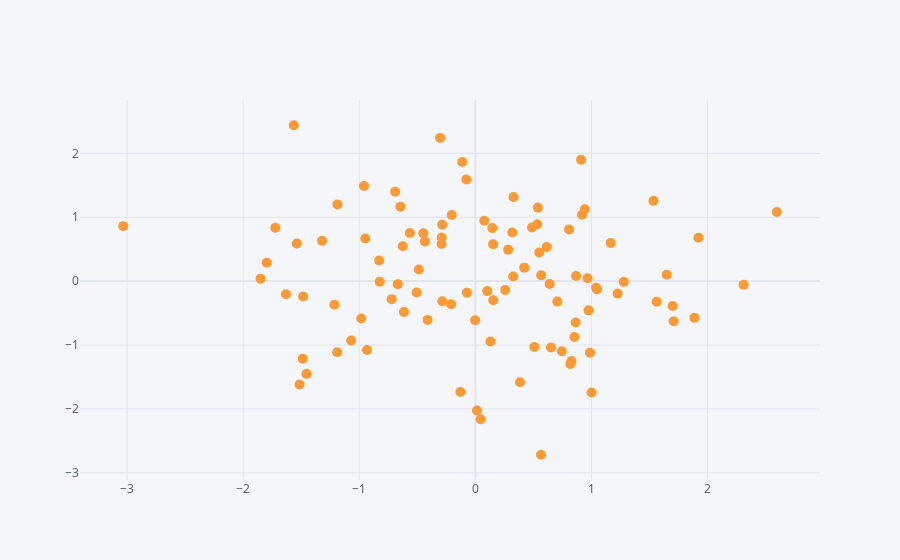

Notebook code cell kept with this figure:
### Markdown cell above
# Scatter

### Code cell
df.iplot(kind='scatter',x='A',y='B',mode='markers',size=10)
